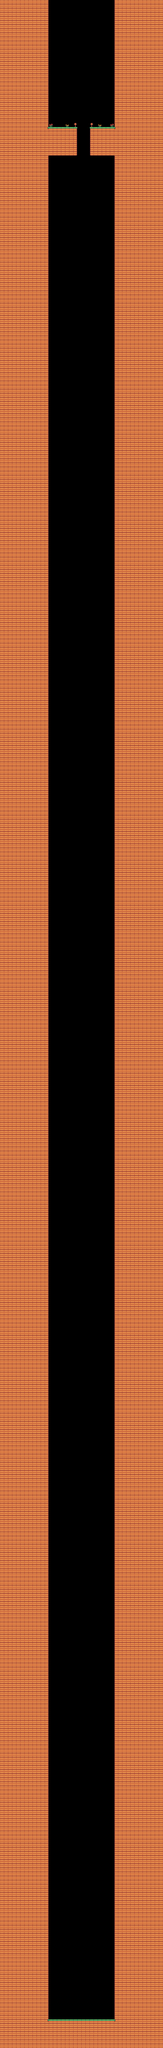

Rendered tile map (Tiled .tmx) drawn with the repository's tilesets; below, a short description and the map source with its tile grids summarised:
An orthogonal 40x500 tile map with 16x16 px tiles, 1 tile layer (tiles), 2 tilesets and 76 objects (57x coin, 9x Coin, 2x Gomi Clone, Seed, Bottle Enemy, ...).

<map version="1.10" tiledversion="1.10.2" orientation="orthogonal" renderorder="right-down" width="40" height="500" tilewidth="16" tileheight="16" infinite="0" nextlayerid="9" nextobjectid="879">
 <tileset firstgid="1" source="gomi.tsx" />
 <tileset firstgid="161" source="gomi_2.tsx" />
 <layer id="1" name="tiles" width="40" height="500">
  <data>[20000 cells, 12209 non-empty, 14 distinct tile ids]</data>
 </layer>
 <objectgroup id="8" name="info tiles">
  <properties>
   <property name="Index" type="int" value="0" />
  </properties>
 </objectgroup>
 <objectgroup id="7" name="fruit" />
 <objectgroup id="5" name="collisions">
  <object id="729" x="448.72" y="0.033159" width="31.0595" height="7999.58" />
  <object id="728" x="159.579" y="0.252434" width="31.0595" height="7998.99" />
  <object id="731" x="186.57" y="496.01" width="115.941" height="112.409" />
  <object id="732" x="352.704" y="496.01" width="100.131" height="112.227" />
  <object id="730" x="159.731" y="7887.91" width="319.98" height="112.167" />
 </objectgroup>
 <objectgroup id="6" name="collectibles">
  <object id="737" type="coin" x="318.133" y="510.975" width="16" height="16" />
  <object id="735" type="coin" x="317.54" y="580.906" width="16" height="16" />
  <object id="736" type="coin" x="321.053" y="672.249" width="16" height="16" />
  <object id="738" type="Coin" x="366" y="1011.96" width="16" height="16" />
  <object id="740" type="coin" x="348.06" y="896.773" width="16" height="16" />
  <object id="742" type="coin" x="334.433" y="775.681" width="16" height="16" />
  <object id="743" type="Coin" x="306.197" y="1357.12" width="16" height="16" />
  <object id="745" type="coin" x="366.11" y="1124.25" width="16" height="16" />
  <object id="746" type="coin" x="361.938" y="1222.08" width="16" height="16" />
  <object id="749" type="coin" x="278.489" y="1470.38" width="16" height="16" />
  <object id="751" type="coin" x="258.786" y="1607.18" width="16" height="16" />
  <object id="753" type="Coin" x="287.929" y="2372.43" width="16" height="16" />
  <object id="755" type="coin" x="340.112" y="2240.29" width="16" height="16" />
  <object id="757" type="coin" x="369.102" y="2120.24" width="16" height="16" />
  <object id="758" type="Coin" x="351.66" y="2863.33" width="16" height="16" />
  <object id="761" type="coin" x="335.152" y="2735.03" width="16" height="16" />
  <object id="763" type="Coin" x="313.324" y="3132.99" width="16" height="16" />
  <object id="766" type="coin" x="349.631" y="3008.9" width="16" height="16" />
  <object id="770" type="coin" x="312.443" y="3287.52" width="16" height="16" />
  <object id="774" type="coin" x="316.944" y="3831.39" width="16" height="16" rotation="330.328" />
  <object id="775" type="coin" x="340.706" y="3873.1" width="16" height="16" rotation="330.328" />
  <object id="776" type="coin" x="364.468" y="3914.8" width="16" height="16" rotation="330.328" />
  <object id="786" type="coin" x="233.548" y="3635.58" width="16" height="16" />
  <object id="787" type="coin" x="258.131" y="3472.6" width="16" height="16" />
  <object id="788" type="Coin" x="392.726" y="4252.83" width="16" height="16" />
  <object id="789" type="coin" x="392.726" y="4108.83" width="16" height="16" />
  <object id="790" type="coin" x="392.726" y="4156.83" width="16" height="16" />
  <object id="791" type="coin" x="392.726" y="4204.83" width="16" height="16" />
  <object id="792" type="coin" x="392.726" y="4060.83" width="16" height="16" />
  <object id="799" type="coin" x="361.359" y="4542.89" width="16" height="16" />
  <object id="801" type="coin" x="326.781" y="4702.92" width="16" height="16" />
  <object id="802" type="coin" x="388.539" y="4388.75" width="16" height="16" />
  <object id="804" type="coin" x="277.209" y="5101.73" width="16" height="16" />
  <object id="805" type="coin" x="335.992" y="5318.38" width="16" height="16" />
  <object id="806" type="coin" x="335.377" y="5202.99" width="16" height="16" />
  <object id="807" type="coin" x="240.929" y="4981.31" width="16" height="16" />
  <object id="809" type="coin" x="284.324" y="6709.39" width="16" height="16" />
  <object id="810" type="coin" x="284.324" y="6757.39" width="16" height="16" />
  <object id="811" type="coin" x="284.324" y="6805.39" width="16" height="16" />
  <object id="815" type="coin" x="281.175" y="6917.3" width="16" height="16" />
  <object id="816" type="coin" x="329.564" y="7031.73" width="16" height="16" />
  <object id="818" type="Coin" x="302.844" y="7365.38" width="16" height="16" />
  <object id="820" type="coin" x="347.058" y="7259.24" width="16" height="16" />
  <object id="822" type="coin" x="369.083" y="7123.37" width="16" height="16" />
  <object id="825" type="coin" x="270.009" y="7489.4" width="16" height="16" />
  <object id="832" type="coin" x="292.011" y="7622.59" width="16" height="16" />
  <object id="834" type="coin" x="334.941" y="6510.33" width="16" height="16" />
  <object id="835" type="coin" x="334.941" y="6558.33" width="16" height="16" />
  <object id="837" type="coin" x="334.941" y="6462.33" width="16" height="16" />
  <object id="839" type="coin" x="293.689" y="6189.79" width="16" height="16" />
  <object id="840" type="coin" x="293.689" y="6237.79" width="16" height="16" />
  <object id="841" type="coin" x="293.689" y="6285.79" width="16" height="16" />
  <object id="843" type="Coin" x="237.593" y="6066.71" width="16" height="16" />
  <object id="845" type="coin" x="237.593" y="5970.71" width="16" height="16" />
  <object id="846" type="coin" x="237.593" y="6018.71" width="16" height="16" />
  <object id="848" type="Coin" x="270.279" y="5878.53" width="16" height="16" />
  <object id="851" type="coin" x="303.821" y="5750.19" width="16" height="16" />
  <object id="852" type="coin" x="297.138" y="5638.56" width="16" height="16" />
  <object id="854" type="coin" x="295.432" y="5441.93" width="16" height="16" />
  <object id="855" type="coin" x="260.636" y="5553.82" width="16" height="16" />
  <object id="862" type="coin" x="289.386" y="4852.69" width="16" height="16" />
  <object id="865" type="coin" x="350.891" y="1866.72" width="16" height="16" />
  <object id="866" type="coin" x="381.438" y="1972.13" width="16" height="16" />
  <object id="867" type="coin" x="296.55" y="1727" width="16" height="16" />
  <object id="870" type="coin" x="225.987" y="2499.48" width="16" height="16" />
  <object id="871" type="coin" x="274.425" y="2618.76" width="16" height="16" />
  <object id="873" type="Seed" x="394.474" y="7886.04" width="39.8554" height="39.3369" />
 </objectgroup>
 <objectgroup id="2" name="enemies">
  <object id="874" name="Bottle Enemy" type="Bottle Enemy" x="310.389" y="7861.59" width="16" height="25">
   <properties>
    <property name="Off Neg" type="float" value="4" />
    <property name="Off Pos" type="float" value="4" />
   </properties>
  </object>
 </objectgroup>
 <objectgroup id="3" name="player">
  <object id="876" name="Player" type="Player" x="212.686" y="469.557" width="22" height="26" />
 </objectgroup>
 <objectgroup id="4" name="gomi clones">
  <object id="877" name="Gomi Clone" x="367.86" y="465.612" width="27.0402" height="30.3038">
   <properties>
    <property name="Color" value="Blue" />
   </properties>
  </object>
  <object id="878" name="Gomi Clone" x="255.362" y="465.624" width="27.0402" height="30.3038">
   <properties>
    <property name="Color" value="Blue" />
   </properties>
  </object>
 </objectgroup>
</map>
